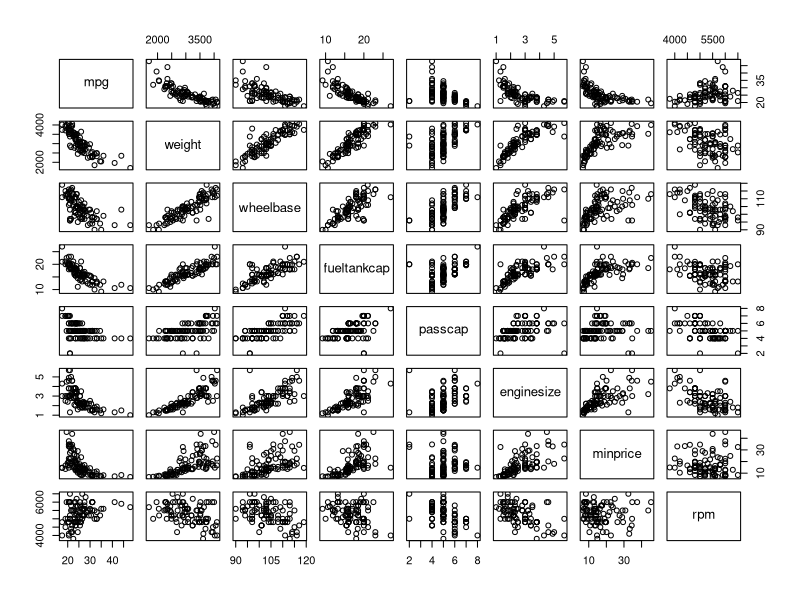
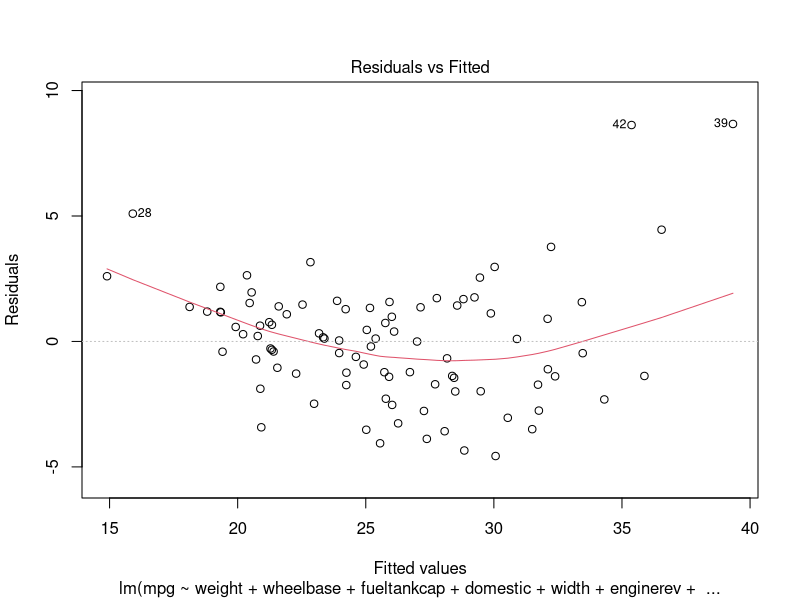
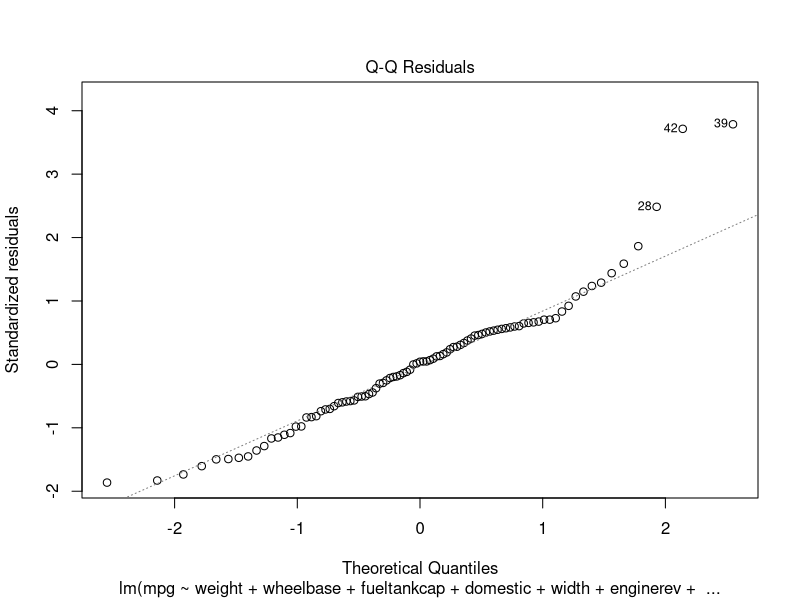
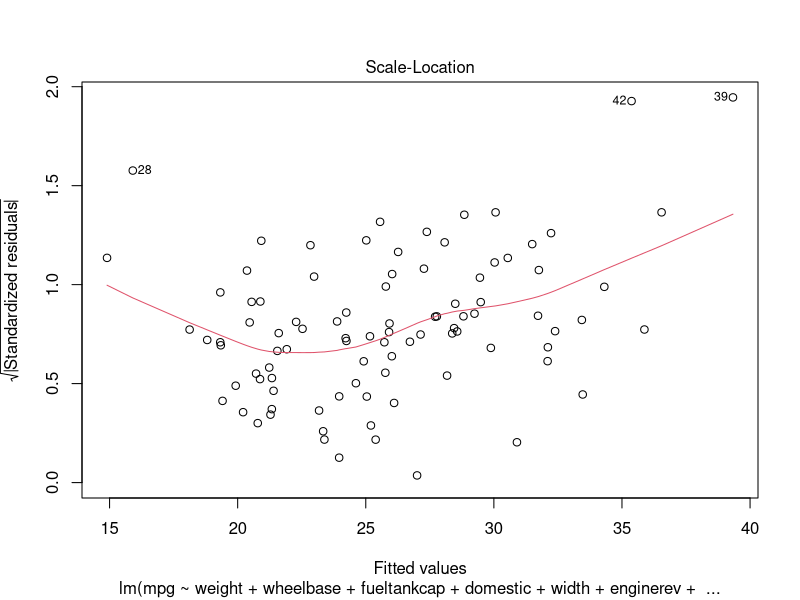
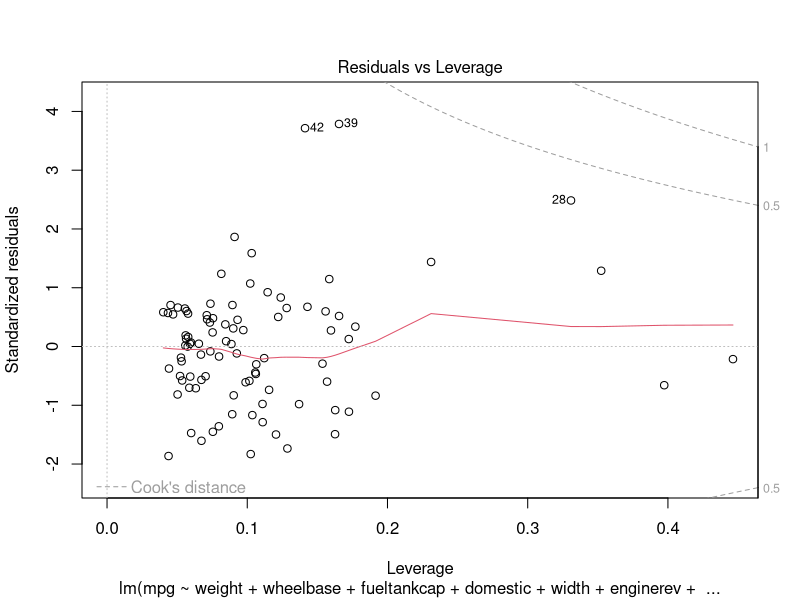
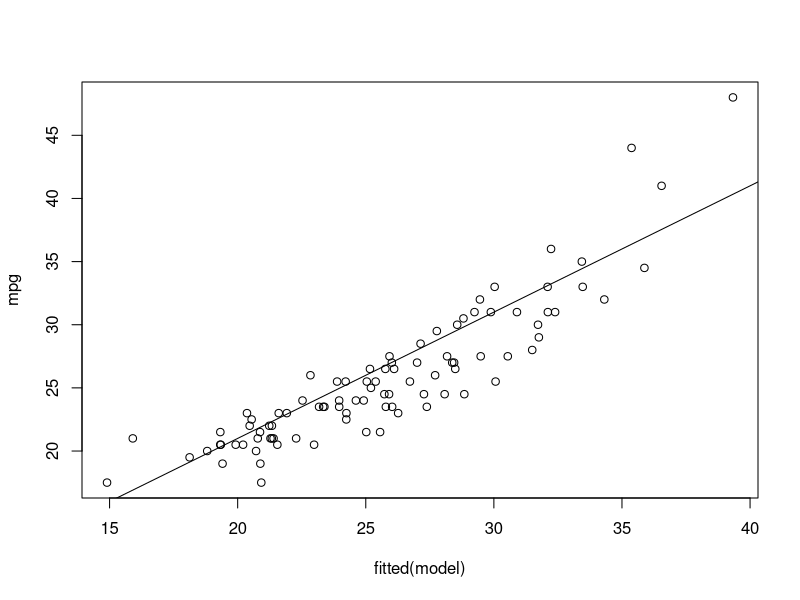
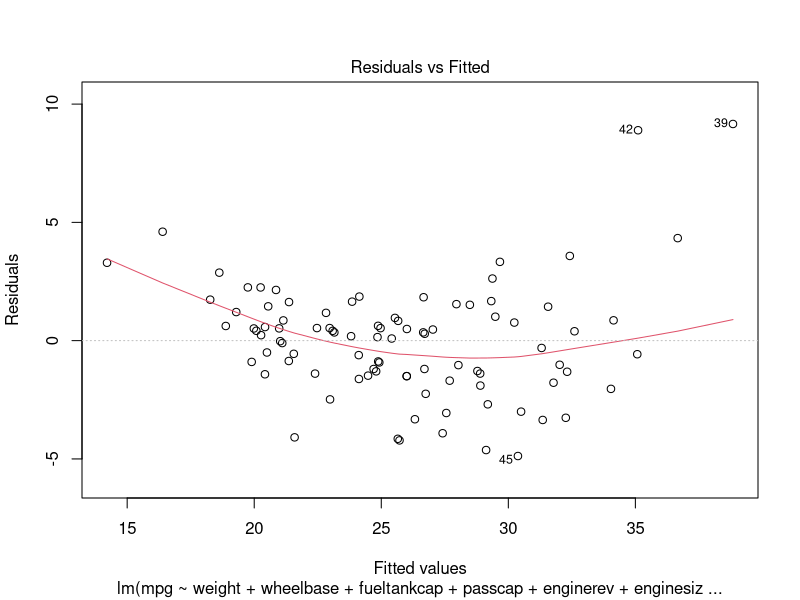
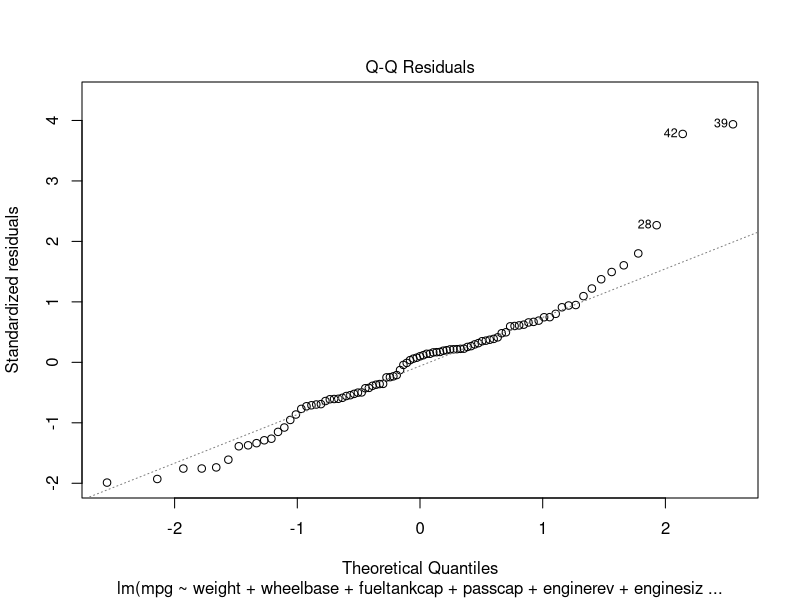

These figures' R source, in order: (Note: this script raises an error after producing the figures.)
## ---- chunk 1

cars <- read.table("A17-cars-win.dat")

cars

minprice <- cars$V4
midprice <- cars$V5
maxprice <- cars$V6
cmpg <- cars$V7
hmpg <- cars$V8
airbags <- cars$V9 # discrete
drivetrain <- cars$V10 # discrete
cylinders <- cars$V11 # missing values
enginesize <- cars$V12
horsepower <- cars$V13
rpm <- cars$V14
enginerev <- cars$V15
manualtransmissions <- cars$V16 # discrete
fueltankcap <- cars$V17
passcap <- cars$V18
lencar <- cars$V19
wheelbase <- cars$V20 
width <- cars$V21
Uturn <- cars$V22
rearseatroom <- cars$V23
luggagecap <- cars$V24 # missing values
weight <- cars$V25
domestic <- cars$V26 # discrete
mpg <- c()



average <- 0

for (i in 1:length(cmpg)) {
  average <- (cmpg[i] + hmpg[i])/2
  mpg <- c(mpg, average)
}

## ---- chunk 2
pairs(~mpg + weight + wheelbase + fueltankcap + passcap + 
     + enginesize + minprice + rpm)

## ---- chunk 3
model <- step(lm(mpg~1), scope=(~minprice + midprice + maxprice + enginesize + horsepower + rpm + enginerev + fueltankcap + passcap + lencar + wheelbase + width + Uturn + rearseatroom + weight + domestic), direction="both")


## ---- chunk 4

summary(model)
plot(model)
## ---- chunk 5
plot(fitted(model), mpg)
abline(1,1)
## ---- chunk 6
modeldom <- lm(formula = mpg ~ weight + wheelbase + fueltankcap + passcap + 
    enginerev + enginesize + minprice + rpm + domestic)

summary(modeldom)
plot(modeldom)
plot(fitted(modeldom), mpg)
abline(1,1)
## ---- chunk 7
fitted(model)



## ---- chunk 8
mpg



## ---- chunk 9
model3 <- lm(mpg ~ weight + wheelbase + fueltankcap + passcap + 
    enginerev + enginesize + minprice)
summary(model3)

## ---- chunk 10
model4 <- lm(mpg ~ weight + wheelbase + fueltankcap + passcap + 
    enginerev + enginesize + minprice + domestic)
summary(model4)
plot(model4)

## ---- chunk 11
vif(model4)
